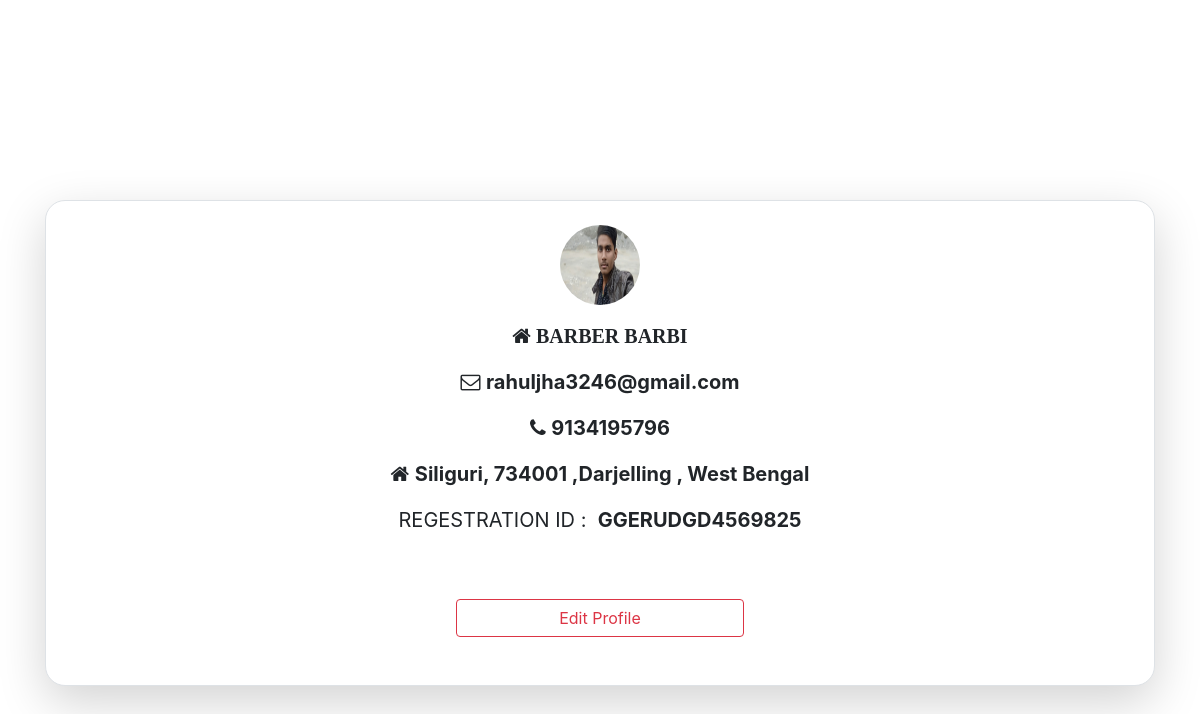
The page /Users Folder/profile_of_shop (signed in) on the database its author committed.
### tables this page shows
CREATE TABLE `shops` (
  `shop_id` int(255) NOT NULL,
  `user_id` int(255) NOT NULL,
  `shop_name` varchar(255) NOT NULL,
  `email` varchar(255) NOT NULL,
  `phone` varchar(255) NOT NULL,
  `owner_name` varchar(255) NOT NULL,
  `category_shop` varchar(255) NOT NULL,
  `shop_state` varchar(255) NOT NULL,
  `shop_dist` varchar(100) NOT NULL,
  `dist` varchar(100) NOT NULL,
  `shop_pin` varchar(100) NOT NULL,
  `chairs_no` varchar(200) NOT NULL,
  `workers_no` varchar(255) NOT NULL,
  `img_1` varchar(200) NOT NULL,
  `img_2` varchar(200) NOT NULL,
  `img_3` varchar(200) NOT NULL,
  `img_4` varchar(200) NOT NULL,
  `shop_desp` varchar(500) NOT NULL,
  `shop_status` varchar(100) NOT NULL,
  `date` datetime NOT NULL DEFAULT CURRENT_TIMESTAMP,
  `date_of_reg` date NOT NULL,
  `reg_id` varchar(255) NOT NULL,
  `opening_time` varchar(61) NOT NULL,
  `closing_time` varchar(61) NOT NULL,
  `base_price` varchar(100) NOT NULL,
  `amenities` varchar(255) NOT NULL,
  `amenities1` varchar(255) NOT NULL,
  `amenities2` varchar(255) NOT NULL,
  `amenities3` varchar(255) NOT NULL,
  `amenities4` varchar(255) NOT NULL,
  `day1` varchar(200) NOT NULL,
  `day2` varchar(200) NOT NULL,
  `day3` varchar(200) NOT NULL,
  `day4` varchar(200) NOT NULL,
  `day5` varchar(200) NOT NULL,
  `day6` varchar(200) NOT NULL,
  `day7` varchar(200) NOT NULL,
  `rating` varchar(255) NOT NULL
);

### Users Folder/profile_of_shop.php (the view, shortened to what this page needs)
<?php
include '../Connection/connection.php';
if(isset($_SESSION['loggedin']) && $_SESSION['loggedin']==true){
?>
<!doctype html>
<html lang="en">
<head>
    <link rel="stylesheet" href="https://cdn.jsdelivr.net/npm/bootstrap@4.5.3/dist/css/bootstrap.min.css"
>
    <link rel="stylesheet" href="https://cdnjs.cloudflare.com/ajax/libs/font-awesome/4.7.0/css/font-awesome.min.css">
</head>
<body style="background-color: #ffffff;">
    <div class="container">
    <?php
$user_id= $_SESSION['user_id'];
$sql="select * from `shops` where `user_id`='$user_id'";
$result=mysqli_query($conn,$sql);
$nums=mysqli_num_rows($result);
if($nums ==1){
    $row=mysqli_fetch_assoc($result);
?>
        <div class="shadow-lg  border" style="margin-top: 200px; background-color: #ffffff; border-radius: 20px;">
            <div class="d-flex justify-content-center">
                <img src="../Admin/Shops Image/own sefie.jpeg" width="80" height="80" alt=""
                    class="rounded-circle mt-4">
            </div>
            <div class="mb-5">
                <div class="text-center m-3" style="font-size: 20px; font-family: cursive;"><i class="fa fa-home"
                        aria-hidden="true"></i>&nbsp;<b><?php echo $row['shop_name']  ?></b> </div>
                <div class="text-center m-3" style="font-size: 20px;"><i class="fa fa-envelope-o"
                        aria-hidden="true"></i>&nbsp;<b><?php echo $row['email']  ?></b></div>
                <div class="text-center m-3" style="font-size: 20px;"><i class="fa fa-phone"
                        aria-hidden="true"></i>&nbsp;<b><?php echo $row['phone']  ?></b></div>
                <div class="text-center m-3" style="font-size: 20px;"><i class="fa fa-home"
                        aria-hidden="true"></i>&nbsp;<b><?php echo $row['dist']  ?>, <?php echo $row['shop_pin']  ?> ,<?php echo $row['shop_dist']  ?> , West Bengal</b></div>
                        <div class="text-center m-3" style="font-size: 20px;">REGESTRATION ID : &nbsp;<b><?php echo $row['reg_id']  ?></b></div>
            </div>
            <div class="d-flex justify-content-center">
                <button type="submit" data-toggle="modal" data-target="#editprofile"
                    class="btn btn-outline-danger mt-3 mb-5" style="width: 18rem;">Edit
                    Profile</button>
            </div>
        </div>
<?php }
else{
echo 'We will Update You Soon';
}
    ?>
    </div>
</body>
</html>
<?php }
else{
    header("location:../Login/login_user.php");
}
?>

### rows shown on the page
shops: shop_name "BARBER BARBI", email "rahuljha3246@gmail.com", phone "9134195796", dist "Siliguri", shop_pin "734001", shop_dist "Darjelling", reg "GGERUDGD4569825"
